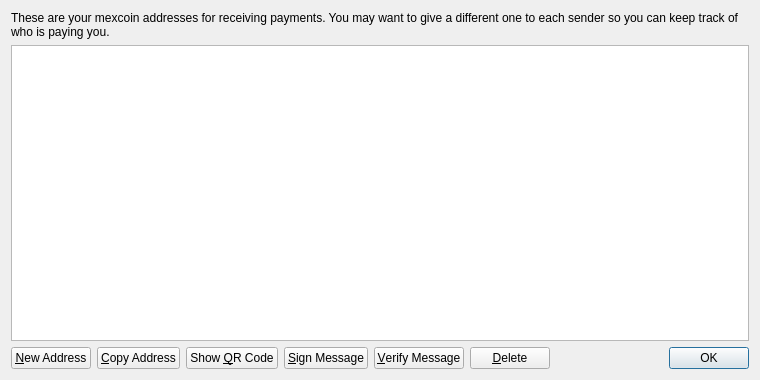
<?xml version="1.0" encoding="UTF-8"?>
<ui version="4.0">
 <class>AddressBookPage</class>
 <widget class="QWidget" name="AddressBookPage">
  <property name="geometry">
   <rect>
    <x>0</x>
    <y>0</y>
    <width>760</width>
    <height>380</height>
   </rect>
  </property>
  <property name="windowTitle">
   <string>Address Book</string>
  </property>
  <layout class="QVBoxLayout" name="verticalLayout">
   <item>
    <widget class="QLabel" name="labelExplanation">
     <property name="text">
      <string>These are your mexcoin addresses for receiving payments. You may want to give a different one to each sender so you can keep track of who is paying you.</string>
     </property>
     <property name="textFormat">
      <enum>Qt::PlainText</enum>
     </property>
     <property name="wordWrap">
      <bool>true</bool>
     </property>
    </widget>
   </item>
   <item>
    <widget class="QTableView" name="tableView">
     <property name="contextMenuPolicy">
      <enum>Qt::CustomContextMenu</enum>
     </property>
     <property name="toolTip">
      <string>Double-click to edit address or label</string>
     </property>
     <property name="tabKeyNavigation">
      <bool>false</bool>
     </property>
     <property name="alternatingRowColors">
      <bool>true</bool>
     </property>
     <property name="selectionMode">
      <enum>QAbstractItemView::SingleSelection</enum>
     </property>
     <property name="selectionBehavior">
      <enum>QAbstractItemView::SelectRows</enum>
     </property>
     <property name="sortingEnabled">
      <bool>true</bool>
     </property>
     <attribute name="verticalHeaderVisible">
      <bool>false</bool>
     </attribute>
    </widget>
   </item>
   <item>
    <layout class="QHBoxLayout" name="horizontalLayout">
     <item>
      <widget class="QPushButton" name="newAddressButton">
       <property name="toolTip">
        <string>Create a new address</string>
       </property>
       <property name="text">
        <string>&amp;New Address</string>
       </property>
       <property name="icon">
        <iconset resource="../bitcoin.qrc">
         <normaloff>:/icons/add</normaloff>:/icons/add</iconset>
       </property>
      </widget>
     </item>
     <item>
      <widget class="QPushButton" name="copyToClipboard">
       <property name="toolTip">
        <string>Copy the currently selected address to the system clipboard</string>
       </property>
       <property name="text">
        <string>&amp;Copy Address</string>
       </property>
       <property name="icon">
        <iconset resource="../bitcoin.qrc">
         <normaloff>:/icons/editcopy</normaloff>:/icons/editcopy</iconset>
       </property>
      </widget>
     </item>
     <item>
      <widget class="QPushButton" name="showQRCode">
       <property name="text">
        <string>Show &amp;QR Code</string>
       </property>
       <property name="icon">
        <iconset resource="../bitcoin.qrc">
         <normaloff>:/icons/qrcode</normaloff>:/icons/qrcode</iconset>
       </property>
      </widget>
     </item>
     <item>
      <widget class="QPushButton" name="signMessage">
       <property name="toolTip">
        <string>Sign a message to prove you own a Bitcoin address</string>
       </property>
       <property name="text">
        <string>&amp;Sign Message</string>
       </property>
       <property name="icon">
        <iconset resource="../bitcoin.qrc">
         <normaloff>:/icons/edit</normaloff>:/icons/edit</iconset>
       </property>
      </widget>
     </item>
     <item>
      <widget class="QPushButton" name="verifyMessage">
       <property name="toolTip">
        <string>Verify a message to ensure it was signed with a specified Bitcoin address</string>
       </property>
       <property name="text">
        <string>&amp;Verify Message</string>
       </property>
       <property name="icon">
        <iconset resource="../bitcoin.qrc">
         <normaloff>:/icons/transaction_0</normaloff>:/icons/transaction_0</iconset>
       </property>
      </widget>
     </item>
     <item>
      <widget class="QPushButton" name="deleteButton">
       <property name="toolTip">
        <string>Delete the currently selected address from the list. Only sending addresses can be deleted.</string>
       </property>
       <property name="text">
        <string>&amp;Delete</string>
       </property>
       <property name="icon">
        <iconset resource="../bitcoin.qrc">
         <normaloff>:/icons/remove</normaloff>:/icons/remove</iconset>
       </property>
      </widget>
     </item>
     <item>
      <spacer name="horizontalSpacer">
       <property name="orientation">
        <enum>Qt::Horizontal</enum>
       </property>
       <property name="sizeHint" stdset="0">
        <size>
         <width>40</width>
         <height>20</height>
        </size>
       </property>
      </spacer>
     </item>
     <item>
      <widget class="QDialogButtonBox" name="buttonBox">
       <property name="sizePolicy">
        <sizepolicy hsizetype="Maximum" vsizetype="Fixed">
         <horstretch>0</horstretch>
         <verstretch>0</verstretch>
        </sizepolicy>
       </property>
       <property name="standardButtons">
        <set>QDialogButtonBox::Ok</set>
       </property>
      </widget>
     </item>
    </layout>
   </item>
  </layout>
 </widget>
 <resources>
  <include location="../bitcoin.qrc"/>
 </resources>
 <connections/>
</ui>
